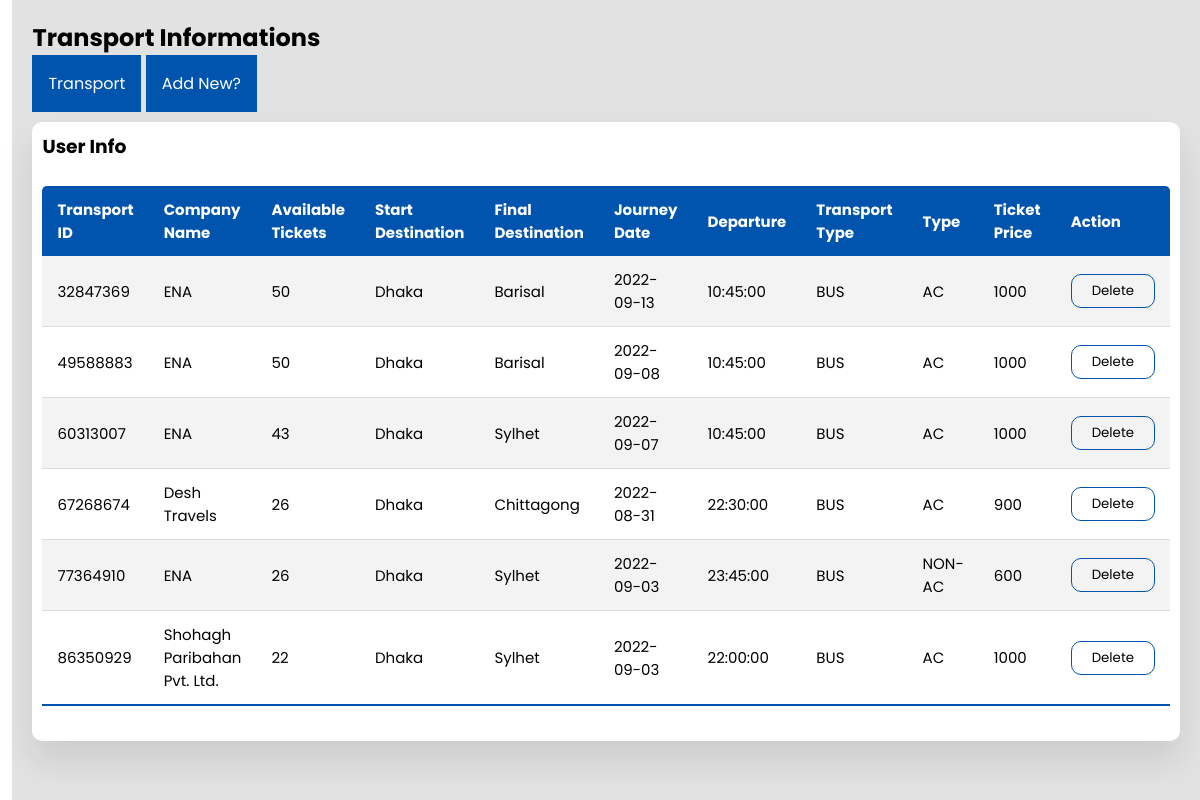
/Admin/bus.php (signed in), run on the app's committed database.
### tables this page shows
CREATE TABLE `transport` (
  `Transport_ID` char(8) NOT NULL,
  `Company` varchar(30) DEFAULT NULL,
  `Available_Tickets` int(11) DEFAULT NULL,
  `Start_Dest` varchar(64) DEFAULT NULL,
  `Final_Dest` varchar(64) DEFAULT NULL,
  `Journey_Date` date DEFAULT NULL,
  `Leave_Time` time DEFAULT NULL,
  `Transport_Type` varchar(5) DEFAULT NULL,
  `Type` char(16) NOT NULL,
  `Ticket_Price` float NOT NULL
);

### Admin/bus.php (the view, shortened to what this page needs)
<?php
include 'db.php';
$sql = "SELECT * FROM `transport` WHERE Transport_Type='BUS'";
$result   = mysqli_query($conn, $sql);
$row = mysqli_fetch_array($result);
?>
<!DOCTYPE html>
<html lang="en">
<head>
  <link rel="stylesheet" href="style.css" />
  <link rel="stylesheet" href="https://cdnjs.cloudflare.com/ajax/libs/font-awesome/5.15.4/css/all.min.css"/>
</head>
<body>
  <div class="container">
  <nav>
      <ul>
        <li><a href="#" class="logo">
        </a></li>
        <li><a href="./index.php">
          <i class="fas fa-menorah"></i>
        </a></li>
        <li><a href="./users.php">
          <i class="fas fa-address-card"></i>
        </a></li>
        <li><a href="./transport.php">
          <i class="fas fa-bus-alt"></i>
        </a></li>
        <li><a href="./ticket_buy.php">
          <i class="fas fa-ticket-alt"></i>
        </a></li>
        <li><a href="./payment_history.php">
          <i class="fas fa-receipt"></i>
        </a></li>
        <li><a href="./issues.php">
          <i class="fas fa-comment-alt"></i>
        </a></li>
        <li><a href="./settings.php">
          <i class="fas fa-cog"></i>
        </a></li>
        <li><a href="#" class="logout">
          <i class="fas fa-sign-out-alt"></i>
        </a></li>
    </nav>
    <section class="main">
      <div class="main-top">
        <h1>Transport Informations</h1>
      </div>
  <div class="dropdown">
    <button class="dropbtn">Transport</button>
  </div>
  <div class="dropdown">
    <button class="dropbtn">Add New?</button>
  </div>
  <section class="Users">
    <div class="User-list">
      <h1>User Info</h1>
      <table class="table">
        <thead>
          <tr>
            <th>Transport ID</th>
            <th>Company Name</th>
            <th>Available Tickets</th>
            <th>Start Destination</th>
            <th>Final Destination</th>
            <th>Journey Date</th>
            <th>Departure</th>
            <th>Transport Type</th>
            <th>Type</th>
            <th>Ticket Price</th>
            <th>Action</th>
          </tr>
        </thead>
        <tbody>
          <form action="./delete.php" method="GET">
        <tr>
                <td><?php echo $row['Transport_ID']?></td>
                <td><?php echo $row['Company']?></td>
                <td><?php echo $row['Available_Tickets']?></td>
                <td><?php echo $row['Start_Dest']?></td>
                <td><?php echo $row['Final_Dest']?></td>
                <td><?php echo $row['Journey_Date']?></td>
                <td><?php echo $row['Leave_Time']?></td>
                <td><?php echo $row['Transport_Type']?></td>
                <td><?php echo $row['Type']?></td>
                <td><?php echo $row['Ticket_Price']?></td>
                <td><button type="submit" value="<?php echo $row['Transport_ID'] ?>" name="id">Delete</button></td>
              </tr>
          </form>
              <?php while($row = mysqli_fetch_assoc($result)) {
                ?>
                <form action="./delete.php" method="GET">
                <tr>
                <td><?php echo $row['Transport_ID']?></td>
                <td><?php echo $row['Company']?></td>
                <td><?php echo $row['Available_Tickets']?></td>
                <td><?php echo $row['Start_Dest']?></td>
                <td><?php echo $row['Final_Dest']?></td>
                <td><?php echo $row['Journey_Date']?></td>
                <td><?php echo $row['Leave_Time']?></td>
                <td><?php echo $row['Transport_Type']?></td>
                <td><?php echo $row['Type']?></td>
                <td><?php echo $row['Ticket_Price']?></td>
                <td><button type="submit" value="<?php echo $row['Transport_ID'] ?>" name="id">Delete</button></td>
              </tr>
                </form>
              <?php
              }
              ?>
        </tbody>
      </table>
    </div>
  </section>
    </section>
  </div>
</body>
</html>

### Admin/style.css (style rules this page uses)
* { margin: 0; padding: 0; outline: none; border: none; text-decoration: none; box-sizing: border-box; font-family: "Poppins", sans-serif; }
body { background: rgb(226, 226, 226); }
nav { position: sticky; top: 0; bottom: 0; height: 100vh; left: 0; width: 90px; background: #fff; overflow: hidden; transition: 1s; }
.logo { text-align: center; display: flex; margin: 10px 0 0 10px; padding-bottom: 3rem; }
a { position: relative; width: 280px; font-size: 14px; color: rgb(85, 83, 83); display: table; padding: 10px; }
nav .fas { position: relative; width: 70px; height: 40px; top: 20px; font-size: 20px; text-align: center; }
.logout { position: absolute; bottom: 0; }
.container { display: flex; }
.main { position: relative; padding: 20px; width: 100%; }
.main-top { display: flex; width: 100%; }
.User-list { width: 100%; padding: 10px; margin-top: 10px; background: #fff; border-radius: 10px; box-shadow: 0 20px 35px rgba(0, 0, 0, 0.1); }
.table { border-collapse: collapse; margin: 25px 0; font-size: 15px; min-width: 100%; overflow: hidden; border-radius: 5px 5px 0 0; }
table thead tr { color: #fff; background: #0054AE; text-align: left; font-weight: bold; }
.table th, .table td { padding: 12px 15px; }
.table tbody tr { border-bottom: 1px solid #ddd; }
.table tbody tr:nth-of-type(odd) { background: #f3f3f3; }
.table tbody tr:last-of-type { border-bottom: 2px solid #0054AE; }
.table button { padding: 6px 20px; border-radius: 10px; cursor: pointer; background: transparent; border: 1px solid #0054AE; }
.dropbtn { background-color: #0054AE; color: white; padding: 16px; font-size: 16px; border: none; cursor: pointer; }
.dropdown { position: relative; display: inline-block; }

### data on the page
transport: Transport_ID "32847369", Company "ENA", Available_Tickets "50", Start_Dest "Dhaka", Final_Dest "Barisal", Journey_Date "2022-09-13", Leave_Time "10:45:00", Transport_Type "BUS", Type "AC", Ticket_Price "1000"
transport: Transport_ID "49588883", Company "ENA", Available_Tickets "50", Start_Dest "Dhaka", Final_Dest "Barisal", Journey_Date "2022-09-08", Leave_Time "10:45:00", Transport_Type "BUS", Type "AC", Ticket_Price "1000"
transport: Transport_ID "60313007", Company "ENA", Available_Tickets "43", Start_Dest "Dhaka", Final_Dest "Sylhet", Journey_Date "2022-09-07", Leave_Time "10:45:00", Transport_Type "BUS", Type "AC", Ticket_Price "1000"
transport: Transport_ID "67268674", Company "Desh Travels", Available_Tickets "26", Start_Dest "Dhaka", Final_Dest "Chittagong", Journey_Date "2022-08-31", Leave_Time "22:30:00", Transport_Type "BUS", Type "AC", Ticket_Price "900"
transport: Transport_ID "77364910", Company "ENA", Available_Tickets "26", Start_Dest "Dhaka", Final_Dest "Sylhet", Journey_Date "2022-09-03", Leave_Time "23:45:00", Transport_Type "BUS", Type "NON-AC", Ticket_Price "600"
transport: Transport_ID "86350929", Company "Shohagh Paribahan Pvt. Ltd.", Available_Tickets "22", Start_Dest "Dhaka", Final_Dest "Sylhet", Journey_Date "2022-09-03", Leave_Time "22:00:00", Transport_Type "BUS", Type "AC", Ticket_Price "1000"
